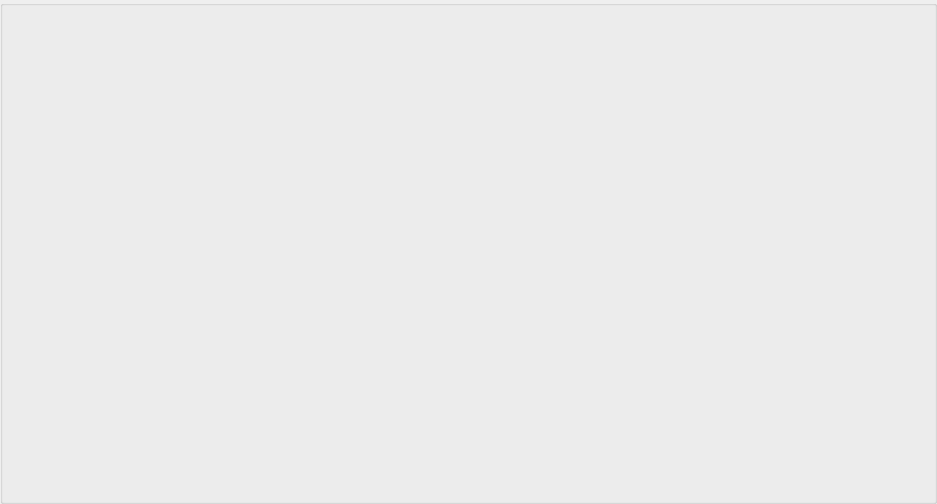
<?xml version="1.0" encoding="UTF-8"?>
<ui version="4.0">
 <class>PinBox</class>
 <widget class="QGroupBox" name="PinBox">
  <property name="geometry">
   <rect>
    <x>0</x>
    <y>0</y>
    <width>937</width>
    <height>504</height>
   </rect>
  </property>
  <property name="windowTitle">
   <string>GroupBox</string>
  </property>
 </widget>
 <resources/>
 <connections/>
</ui>
